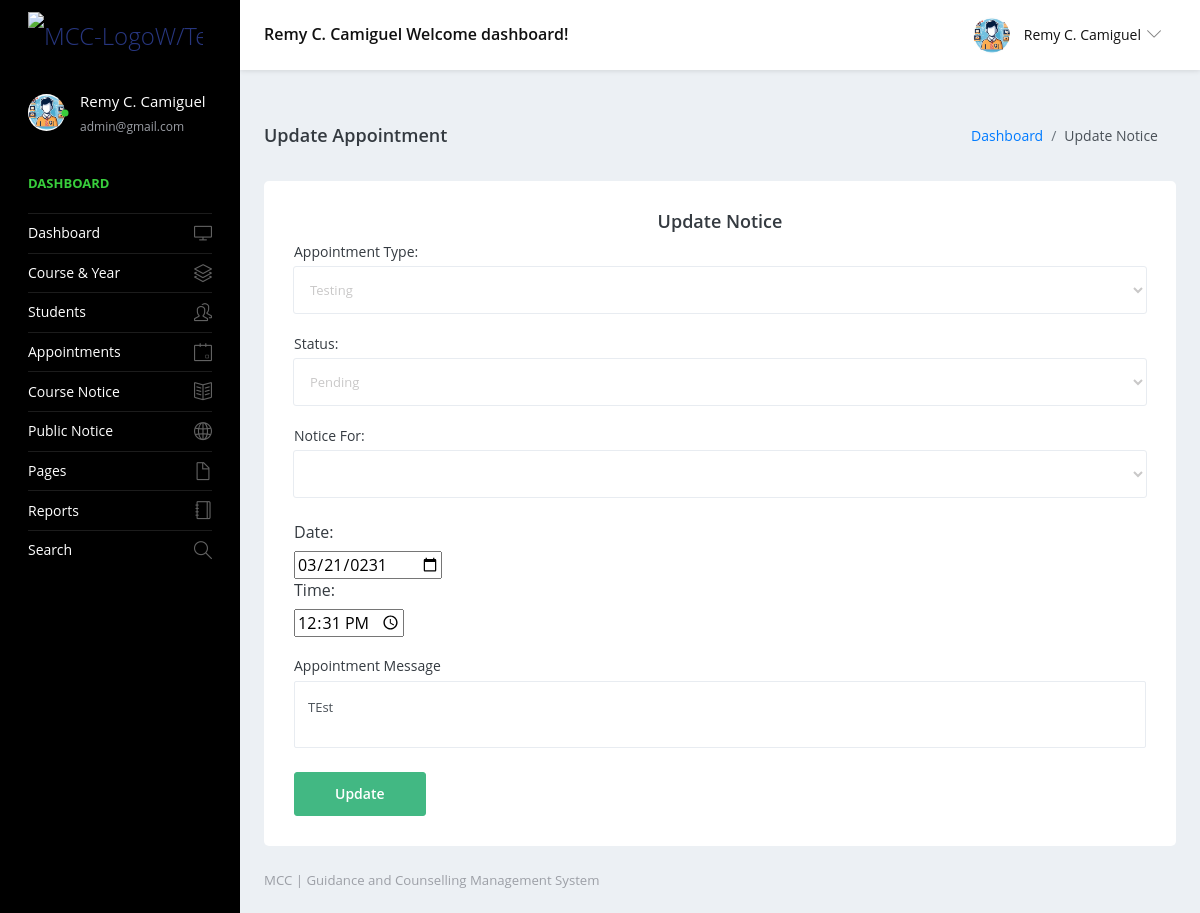
The page /g&cms-mcc/admin/edit-appointment-detail.php?editid=1 (signed in) on the database its author committed.
### tables this page shows
CREATE TABLE `appointments` (
  `id` int NOT NULL,
  `user_id` varchar(100) DEFAULT NULL,
  `apmnttype` varchar(100) DEFAULT NULL,
  `apmntMessage` varchar(2000) DEFAULT NULL,
  `appointment_date` varchar(100) DEFAULT NULL,
  `appointment_time` varchar(10) DEFAULT NULL,
  `appointment_status` varchar(30) DEFAULT NULL,
  `CreationDate` timestamp NULL DEFAULT CURRENT_TIMESTAMP
);

### g&cms-mcc/admin/edit-appointment-detail.php (the view, shortened to what this page needs)
<?php
include('includes/dbconnection.php');
if (strlen($_SESSION['sturecmsaid'] == 0)) {
    header('location:logout.php');
} else {
    ?>
<!DOCTYPE html>
<html lang="en">
<head>
    <link rel="stylesheet" href="vendors/simple-line-icons/css/simple-line-icons.css">
    <link rel="stylesheet" href="vendors/flag-icon-css/css/flag-icon.min.css">
    <link rel="stylesheet" href="vendors/css/vendor.bundle.base.css">
    <link rel="stylesheet" href="vendors/select2/select2.min.css">
    <link rel="stylesheet" href="vendors/select2-bootstrap-theme/select2-bootstrap.min.css">
    <link rel="stylesheet" href="css/style.css" />
</head>
<body>
    <div class="container-scroller">
        <?php include_once('includes/header.php'); ?>
        <div class="container-fluid page-body-wrapper">
            <?php include_once('includes/sidebar.php'); ?>
            <div class="main-panel">
                <div class="content-wrapper">
                    <div class="page-header">
                        <h3 class="page-title">Update Appointment </h3>
                        <nav aria-label="breadcrumb">
                            <ol class="breadcrumb">
                                <li class="breadcrumb-item"><a href="dashboard.php">Dashboard</a></li>
                                <li class="breadcrumb-item active" aria-current="page"> Update Notice</li>
                            </ol>
                        </nav>
                    </div>
                    <div class="row">
                        <div class="col-12 grid-margin stretch-card">
                            <div class="card">
                                <div class="card-body">
                                    <h4 class="card-title" style="text-align: center;">Update Notice</h4>
                                    <form class="forms-sample" method="post" enctype="multipart/form-data">
                                        <?php
                                            $eid   = $_GET['editid'];
                                            $sql   = "SELECT apmnttype, appointment_status, apmntMessage, appointment_date, appointment_time, id as nid FROM appointments WHERE id=:eid";
                                            $query = $dbh->prepare($sql);
                                            $query->bindParam(":eid", $eid, PDO::PARAM_STR);
                                            $query->execute();
                                            $row = $query->fetch(PDO::FETCH_OBJ);
                                            if ($query->rowCount() > 0) {
                                                ?>
                                        <div class="form-group">
                                            <label for="apmnttype">Appointment Type:</label>
                                            <select name="apmnttype" class="form-control" id="apmnttype">
                                                <option value="">
                                                    <?php echo $row->apmnttype; ?>
                                                </option>
                                            </select>
                                        </div>
                                        <div class="form-group">
                                            <label for="status">Status:</label>
                                            <select name="status" id="status" class="form-control">
                                                <option value="">
                                                    <?php echo $row->appointment_status; ?>
                                                </option>
                                            </select>
                                        </div>
                                        <div class="form-group">
                                            <label for="exampleInputEmail3">Notice For:</label>
                                            <select name="student_id" class="form-control" required='true'>
                                                <option value=""></option>
                                                <?php
                                                        $sql2   = "SELECT * from    tblstudent ";
                                                        $query2 = $dbh->prepare($sql2);
                                                        $query2->execute();
                                                        $result2 = $query2->fetchAll(PDO::FETCH_OBJ);
                                                        foreach ($result2 as $row1) { ?>
                                                <option value="<?php echo htmlentities($row1->StuID); ?>">
                                                </option>
                                                <?php
                                                        }
                                                        ?>
                                            </select>
                                        </div>
                                        <div class="appointmentDate">
                                            <label for="date">Date:</label>
                                            <br>
                                            <input type="date" id="date" name="appointmentD"
                                                value="<?php echo $row->appointment_date; ?>">
                                        </div>
                                        <div class="appointmentTime">
                                            <label for="time">Time:</label>
                                            <br>
                                            <input type="time" id="time" name="appointmentT"
                                                value="<?php echo $row->appointment_time; ?>">
                                            <br>
                                            <br>
                                        </div>
                                        <div class="form-group">
                                            <label for="exampleInputName3">Appointment Message</label>
                                            <textarea class="text-area-resize form-control" name="apmntM"
                                                required='true'><?php echo htmlentities($row->apmntMessage); ?></textarea>
                                        </div>
                                        <button type="submit" class="btn btn-primary mr-2" name="submit">Update</button>
                                        <?php } ?>
                                    </form>
                                </div>
                            </div>
                        </div>
                    </div>
                </div>
                <?php include_once('includes/footer.php'); ?>
            </div>
        </div>
    </div>
</body>
</html>
<?php } ?>

### g&cms-mcc/admin/includes/header.php (shortened to what this page needs)
<nav class="navbar default-layout-navbar col-lg-12 col-12 p-0 fixed-top d-flex flex-row">
  <div class="navbar-brand-wrapper d-flex align-items-center">
    <a class="navbar-brand brand-logo" href="dashboard.php">
      <img src="../images/mcc-logo-gcms.png" alt="MCC-LogoW/Text">
    </a>
  </div>
  <?php
  $aid = $_SESSION['sturecmsaid'];
  $sql = "SELECT * from tbladmin where ID=:aid";
  $query = $dbh->prepare($sql);
  $query->bindParam(':aid', $aid, PDO::PARAM_STR);
  $query->execute();
  $results = $query->fetchAll(PDO::FETCH_OBJ);
  if ($query->rowCount() > 0) {
    foreach ($results as $row) { ?>
      <div class="navbar-menu-wrapper d-flex align-items-center flex-grow-1">
        <h5 class="mb-0 font-weight-medium d-none d-lg-flex">
          <?php echo htmlentities($row->AdminName); ?> Welcome dashboard!
        </h5>
        <ul class="navbar-nav navbar-nav-right ml-auto">
          <li class="nav-item dropdown d-none d-xl-inline-flex user-dropdown">
            <a class="nav-link dropdown-toggle" id="UserDropdown" href="#" data-toggle="dropdown" aria-expanded="false">
              <img class="img-xs rounded-circle ml-2" src="images/faces/face8.jpg" alt="Profile image"> <span
                class="font-weight-normal">
                <?php echo htmlentities($row->AdminName); ?>
              </span></a>
              <?php $cnt = $cnt + 1;
    }
  } ?>
      </li>
    </ul>
  </div>
</nav>

### g&cms-mcc/admin/includes/sidebar.php (shortened to what this page needs)
<nav class="sidebar sidebar-offcanvas" id="sidebar">
          <ul class="nav">
            <li class="nav-item nav-profile">
              <a href="profile.php" class="nav-link">
                <div class="profile-image">
                  <img class="img-xs rounded-circle" src="images/faces/face8.jpg" alt="profile image">
                  <div class="dot-indicator bg-success"></div>
                </div>
                <div class="text-wrapper">
                  <?php
                  $aid = $_SESSION["sturecmsaid"];
                  $sql = "SELECT * from tbladmin where ID=:aid";
                  $query = $dbh->prepare($sql);
                  $query->bindParam(":aid", $aid, PDO::PARAM_STR);
                  $query->execute();
                  $results = $query->fetchAll(PDO::FETCH_OBJ);
                  $cnt = 1;
                  if ($query->rowCount() > 0) {
                      foreach ($results as $row) { ?>
                  <p class="profile-name"><?php echo htmlentities(
                      $row->AdminName
                  ); ?></p>
                  <p class="designation"><?php echo htmlentities(
                     $row->Email
                  ); ?></p><?php $cnt = $cnt + 1;}
                  }
                  ?>
                </div>
              </a>
            </li>
            <li class="nav-item nav-category">
              <span class="nav-link">Dashboard</span>
            </li>
            <li class="nav-item">
              <a class="nav-link" href="dashboard.php">
                <span class="menu-title">Dashboard</span>
                <i class="icon-screen-desktop menu-icon"></i>
              </a>
            </li>
            <li class="nav-item">
              <a class="nav-link" data-toggle="collapse" href="#ui-basic" aria-expanded="false" aria-controls="ui-basic">
                <span class="menu-title">Course & Year</span>
                <i class="icon-layers menu-icon"></i>
              </a>
            </li>
            <li class="nav-item">
              <a class="nav-link" data-toggle="collapse" href="#ui-basic1" aria-expanded="false" aria-controls="ui-basic1">
                <span class="menu-title">Students</span>
                <i class="icon-people menu-icon"></i>
              </a>
            </li>
            <li class="nav-item">
              <a class="nav-link" data-toggle="collapse" href="#ui-basic2" aria-expanded="false" aria-controls="ui-basic2">
                <span class="menu-title">Appointments</span>
                <i class="icon-event menu-icon"></i>
              </a>
            </li>
            <li class="nav-item">
              <a class="nav-link" data-toggle="collapse" href="#auth" aria-expanded="false" aria-controls="auth">
                <span class="menu-title">Course Notice</span>
                <i class="icon-book-open menu-icon"></i>
              </a>
            </li>
            <li class="nav-item">
              <a class="nav-link" data-toggle="collapse" href="#auth1" aria-expanded="false" aria-controls="auth">
                <span class="menu-title">Public Notice</span>
                <i class="icon-globe menu-icon"></i>
              </a>
              <li class="nav-item">
              <a class="nav-link" data-toggle="collapse" href="#auth2" aria-expanded="false" aria-controls="auth">
                <span class="menu-title">Pages</span>
                <i class="icon-doc menu-icon"></i>
              </a>
            </li>
              <li class="nav-item">
              <a class="nav-link" href="between-dates-reports.php">
                <span class="menu-title">Reports</span>
                <i class="icon-notebook menu-icon"></i>
              </a>
            </li>
            <li class="nav-item">
              <a class="nav-link" href="search.php">
                <span class="menu-title">Search</span>
                <i class="icon-magnifier menu-icon"></i>
              </a>
            </li>
            </li>
          </ul>
        </nav>

### rows shown on the page
appointments: apmnttype "Testing", status "Pending", appointmentD "03/21/0231", appointmentT "12:31", apmntM "TEst"

### other values the page prints
$row->AdminName "Remy C. Camiguel"
$row->Email "admin@gmail.com"
